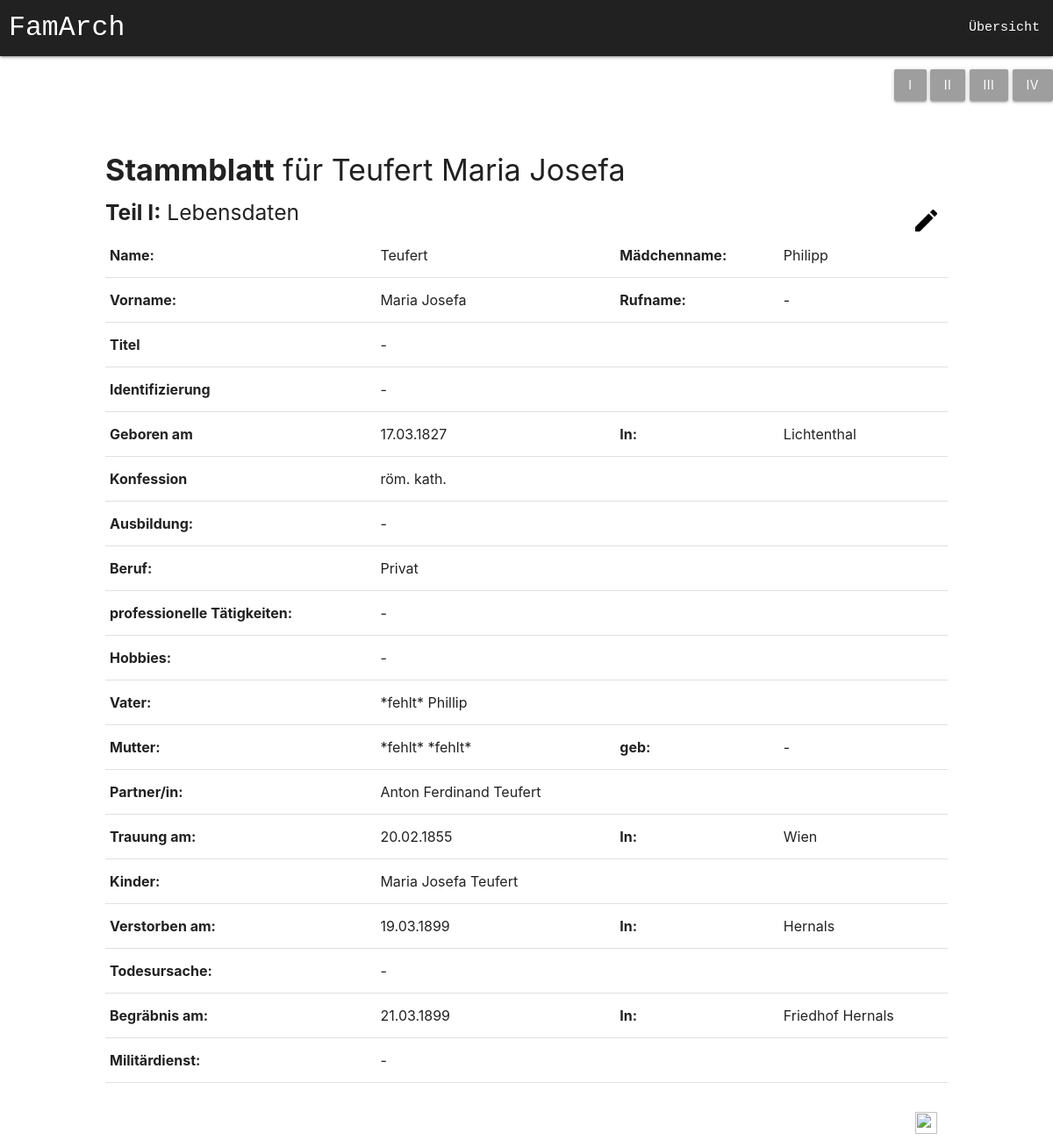
The app's page /nahansicht.php?curPerson=12 with its own data.
### tables this page shows
CREATE TABLE lebensdaten (
		id INTEGER AUTO_INCREMENT,
		nachname VARCHAR(400),
		vorname VARCHAR(400),
		maedName VARCHAR(400),
		rufname VARCHAR(400),
		titel VARCHAR(200),
		kurzzeichen VARCHAR(500),
		gebDatum VARCHAR(300),
		gebOrt VARCHAR(300),
		konfession VARCHAR(200),
		ausbildung VARCHAR(500),
		berufLaufbahn VARCHAR(200),
		profTaetigkeiten VARCHAR(100),
		hobbies VARCHAR(100),
		vater INTEGER,
		mutter INTEGER,
		gebMutter VARCHAR(200),
		partnerin INTEGER,
		trauDatum VARCHAR(300),
		trauOrt VARCHAR(300),
		kind VARCHAR(500),
		geschwister VARCHAR(500),
		verstorbenAm VARCHAR(300),
		verstorbenIn VARCHAR(300),
		todUrsache VARCHAR(300),
		begraebnisAm VARCHAR(300),
		begraebnisIn VARCHAR(300),
		militaerdienst VARCHAR(400),
		geschlecht VARCHAR(300),
		stammbaum boolean,
		PRIMARY KEY(id),
		FOREIGN KEY (vater) REFERENCES lebensdaten(id),
		FOREIGN KEY (mutter) REFERENCES lebensdaten(id),
		FOREIGN KEY (partnerin) REFERENCES lebensdaten(id)
	);

### nahansicht.php (called while the page is built, shortened)
<?php
include 'open.php';
$curPerson=$_GET['curPerson'];
if(isset($_GET['stammblattnr'])) {
	$stammblattnr=$_GET['stammblattnr'];
}
else {
	$stammblattnr=1;
}
$bearbeiten=false;
$row=$pdo -> query("SELECT * FROM lebensdaten WHERE id=$curPerson");
$person=$row->fetch();
$query=$pdo -> query("SELECT vorname,nachname FROM lebensdaten WHERE id=" . $person['vater']);
try {
	$vater_row = $query->fetch(PDO::FETCH_ASSOC);
	$vater = $vater_row['vorname'] . " " . $vater_row['nachname'];
}catch(Error $e) {
	$vater="";
}
$query=$pdo -> query("SELECT vorname,nachname FROM lebensdaten WHERE id=" . $person['mutter']);
try {
	$mutter_row = $query->fetch(PDO::FETCH_ASSOC);
	$mutter = $mutter_row['vorname'] . " " . $mutter_row['nachname'];
}catch(Error $e) {
	$mutter="";
}
$query=$pdo -> query("SELECT vorname,nachname FROM lebensdaten WHERE id=" . $person['partnerin']);
try {
	$partnerin_row = $query->fetch(PDO::FETCH_ASSOC);
	$partnerin = $partnerin_row['vorname'] . " " . $partnerin_row['nachname'];
}catch(Error $e) {
	$partnerin="";
}
if(isset($_GET['edit']) && $_GET['edit']=='true') {
	$bearbeiten=true;
}
else {
	$bearbeiten=false;
}
	$row=$pdo -> query("SELECT * FROM pMerkmale WHERE id=$curPerson");
	$merkmale=$row->fetch();
if($bearbeiten==true) {
	$personArray=array(
		"nachname" => "<input value=\"" . $person['nachname'] . "\" name=\"nachname\" type=\"text\" class=\"validate\">",
		"maedName" => "<input value=\"" . $person['maedName'] . "\" name=\"maedName\" type=\"text\" class=\"validate\">",
		"vorname" => "<input value=\"" . $person['vorname'] . "\" name=\"vorname\" type=\"text\" class=\"validate\">",
		"rufname" => "<input value=\"" . $person['rufname'] . "\" name=\"rufname\" type=\"text\" class=\"validate\">",
		"titel" => "<input value=\"" . $person['titel'] . "\" name=\"titel\" type=\"text\" class=\"validate\">",
		"kurzzeichen" => "<input value=\"" . $person['kurzzeichen'] . "\" name=\"kurzzeichen\" type=\"text\" class=\"validate\">",
		"gebDatum" => "<input value=\"" . $person['gebDatum'] . "\" name=\"gebDatum\" type=\"text\" class=\"validate\">",
		"gebOrt" => "<input value=\"" . $person['gebOrt'] . "\" name=\"gebOrt\" type=\"text\" class=\"validate\">",
		"konfession" => "<input value=\"" . $person['konfession'] . "\" name=\"konfession\" type=\"text\" class=\"validate\">",
		"ausbildung" => "<input value=\"" . $person['ausbildung'] . "\" name=\"ausbildung\" type=\"text\" class=\"validate\">",
		"berufLaufbahn" => "<input value=\"" . $person['berufLaufbahn'] . "\" name=\"berufLaufbahn\" type=\"text\" class=\"validate\">",
		"profTaetigkeiten" => "<input value=\"" . $person['profTaetigkeiten'] . "\" name=\"profTaetigkeiten\" type=\"text\" class=\"validate\">",
		"hobbies" => "<input value=\"" . $person['hobbies'] . "\" name=\"hobbies\" type=\"text\" class=\"validate\">",
		"vater" => "<div class=\"input-field col s12\">
						  <input type=\"text\" name=\"vater\"  class=\"autocomplete\">
						  <label for=\"demo-auto\">" . $vater . "</label>
						</div>	",
		"mutter" => "<div class=\"input-field col s12\">
						  <input type=\"text\" name=\"mutter\"   class=\"autocomplete\">
						  <label for=\"demo-auto\">" . $mutter . "</label>
						</div>	",
		"gebMutter" => "<input value=\"" . $person['gebMutter'] . "\" name=\"gebMutter\" type=\"text\" class=\"validate\">",
		"partnerin" => "<div class=\"input-field col s12\">
						  <input type=\"text\" name=\"partnerin\" class=\"autocomplete\">
						  <label for=\"demo-auto\">" . $partnerin . "</label>
						</div>	",
		"trauDatum" => "<input value=\"" . $person['trauDatum'] . "\" name=\"trauDatum\" type=\"text\" class=\"validate\">",
		"trauOrt" => "<input value=\"" . $person['trauOrt'] . "\" name=\"trauOrt\" type=\"text\" class=\"validate\">",
		"kind" => "<input value=\"" . $person['kind'] . "\" name=\"kind\" type=\"text\" class=\"validate\">",
		"verstorbenAm" => "<input value=\"" . $person['verstorbenAm'] . "\" name=\"verstorbenAm\" type=\"text\" class=\"validate\">",
		"verstorbenIn" => "<input value=\"" . $person['verstorbenIn'] . "\" name=\"verstorbenIn\" type=\"text\" class=\"validate\">",
		"todUrsache" => "<input value=\"" . $person['todUrsache'] . "\" name=\"todUrsache\" type=\"text\" class=\"validate\">",
		"begraebnisAm" => "<input value=\"" . $person['begraebnisAm'] . "\" name=\"begraebnisAm\" type=\"text\" class=\"validate\">",
		"begraebnisIn" => "<input value=\"" . $person['begraebnisIn'] . "\" name=\"begraebnisIn\" type=\"text\" class=\"validate\">",
		"militaerdienst" => "<input value=\"" . $person['militaerdienst'] . "\" name=\"militaerdienst\" type=\"text\" class=\"validate\">",
	);
	$merkmaleArray=array(
		"charMerkmale" => "<div class=\"row\">
      				<div class=\"row\">
        				<div class=\"input-field col s12\">
          					<textarea id=\"charMerkmale\" name=\"charMerkmale\" class=\"materialize-textarea\">" . $merkmale['charMerkmale'] . "</textarea>
      					 </div>
      				</div>
  			</div>",
		"faehigkeiten" => "<div class=\"row\">
      				<div class=\"row\">
        				<div class=\"input-field col s12\">
          					<textarea id=\"faehigkeiten\" name=\"faehigkeiten\" class=\"materialize-textarea\">" . $merkmale['faehigkeiten'] . "</textarea>
      					 </div>
      				</div>
  			</div>",
		"besonSituation" => "<div class=\"row\">
      				<div class=\"row\">
        				<div class=\"input-field col s12\">
          					<textarea id=\"besonSituation\"  name=\"besonSituation\" class=\"materialize-textarea\">" . $merkmale['besonSituation'] . "</textarea>
      					 </div>
      				</div>
  			</div>",
		"fuegungen" => "<div class=\"row\">
      				<div class=\"row\">
        				<div class=\"input-field col s12\">
          					<textarea id=\"fuegungen\" name=\"fuegungen\" class=\"materialize-textarea\">" . $merkmale['fuegungen'] . "</textarea>
         					 <label for=\"textarea1\"></label>
      					 </div>
      				</div>
  			</div>",
		"kommentare" => "<div class=\"row\">
      				<div class=\"row\">
        				<div class=\"input-field col s12\">
          					<textarea id=\"kommentare\" name=\"kommentare\" class=\"materialize-textarea\">" . $merkmale['kommentare'] . "</textarea>
      					 </div>
      				</div>
  			</div>",
	);
}
else {
	$personArray=array(
		"nachname" => $person['nachname'],
		"maedName" => $person['maedName'],
		"vorname" => $person['vorname'],
		"rufname" => $person['rufname'],
		"titel" => $person['titel'],
		"kurzzeichen" => $person['kurzzeichen'],
		"gebDatum" => $person['gebDatum'],
		"gebOrt" => $person['gebOrt'],
		"konfession" => $person['konfession'],
		"ausbildung" => $person['ausbildung'],
		"berufLaufbahn" => $person['berufLaufbahn'],
		"profTaetigkeiten" => $person['profTaetigkeiten'],
		"hobbies" => $person['hobbies'],
		"vater" => $vater,
		"mutter" => $mutter,
		"gebMutter" => $person['gebMutter'],
		"partnerin" => $partnerin,
		"trauDatum" => $person['trauDatum'],
		"trauOrt" => $person['trauOrt'],
		"kind" => $person['kind'],
		"verstorbenAm" => $person['verstorbenAm'],
		"verstorbenIn" => $person['verstorbenIn'],
		"todUrsache" => $person['todUrsache'],
		"begraebnisAm" => $person['begraebnisAm'],
		"begraebnisIn" => $person['begraebnisIn'],
		"militaerdienst" => $person['militaerdienst'],
	);
}
if($stammblattnr == 1) {
	$sb_nr = "I";
}
include 'nahansicht-gui_' . $sb_nr . '.php';
?>

### open.php (called while the page is built, shortened)
<?php
try	{
	$pdo = new PDO('mysql:host=localhost;dbname=famArch', 'admin', 'admin');
}catch(PDOException $e)	{
	exit("Database connection refused");
}
$allePersonen=$pdo -> query("SELECT * FROM lebensdaten");
?>

### nahansicht-gui_I.php (the view, shortened to what this page needs)
<!doctype html>
<html>
	<head>
	<link type="text/css" rel="stylesheet" href="materialize/css/materialize.min.css" media="screen,projection">
	<link rel="stylesheet" href="style.css">
</head>
<body>
	<nav>
    <div class="nav-wrapper grey darken-4">
		<a href="index.php" class="brand-logo logo">FamArch</a>
    	<ul id="nav-mobile" class="right hide-on-med-and-down">
			<li><a href="uebersicht.php" class="navBar">Übersicht</a></li>
     	</ul>
    </div>
  </nav>
	<p align="right">
		<a href="nahansicht.php?curPerson=<?php echo $curPerson; ?>&stammblattnr=1" class='btn grey' value="0">I</a>
		<a href="nahansicht.php?curPerson=<?php echo $curPerson; ?>&stammblattnr=2" class='btn grey' value="0">II</a>
		<a href="nahansicht.php?curPerson=<?php echo $curPerson; ?>&stammblattnr=3" class='btn grey' value="0">III</a>
		<a href="nahansicht.php?curPerson=<?php echo $curPerson; ?>&stammblattnr=4" class='btn grey' value="0">IV</a>
	</p>
	<br>
	<div class="stammblattHeading">
		<h4 ><b>Stammblatt</b> für <?php echo $person['nachname']?> <?php echo $person['vorname']?></h4>
		<h5><b>Teil I:</b> Lebensdaten
			<?php
			if($bearbeiten==false){
				echo "<a href=\"nahansicht.php?curPerson=" . $curPerson . "&stammblattnr=1&edit=true\" class=\"btn-flat editBtn\" ><img src=\"img/edit.png\" alt=\"Bearbeitung\" class=\"editIcon\"></a>";
			}
			else {
				echo "<button class=\"btn-flat editBtn\" type=\"sumbit\" name=\"saveEdit\" value=\"saveEdit\"><img src=\"img/save.png\" alt=\"Bearbeitung\" class=\"editIcon\"></button>";
			}
			?>
		</h5>
	</div>
	<br>
	<div class="nahansichtGesamtTabelle">
		<table>
			<tbody>
			  <tr>
				<td><b>Name:</b></td>
				<td><?php echo $personArray['nachname']; ?></td>
				<td><b>Mädchenname:</b></td>
				<td><?php echo $personArray['maedName']?></td>
			  </tr>
			  <tr>
				<td><b>Vorname:</b></td>
				<td><?php echo $personArray['vorname']?></td>
				<td><b>Rufname:</b></td>
				<td><?php echo $personArray['rufname']?></td>
			  </tr>
			  <tr>
				<td><b>Titel</b></td>
				<td><?php echo $personArray['titel']?></td>
			  </tr>
			  <tr>
				<td><b>Identifizierung</b></td>
				<td><?php echo $personArray['kurzzeichen']?></td>
			  </tr>
			  <tr>
				<td><b>Geboren am</b></td>
				<td><?php echo $personArray['gebDatum']?></td>
				<td><b>In:</b></td>
				<td><?php echo $personArray['gebOrt']?></td>
			  </tr>
			  <tr>
				<td><b>Konfession</b></td>
				<td><?php echo $personArray['konfession']?></td>
			  </tr>
			  <tr>
				<td><b>Ausbildung:</b></td>
				<td><?php echo $personArray['ausbildung']?></td>
			  </tr>
			  <tr>
				<td><b>Beruf:</b></td>
				<td><?php echo $personArray['berufLaufbahn']?></td>
			  </tr>
			  <tr>
				<td><b>professionelle Tätigkeiten:</b></td>
				<td><?php echo $personArray['profTaetigkeiten']?></td>
			  </tr>
			  <tr>
				<td><b>Hobbies:</b></td>
				<td><?php echo $personArray['hobbies']?></td>
			  </tr>
			  <tr>
				<td><b>Vater:</b></td>
				<td><?php echo $personArray['vater'] ?></td>
			  </tr>
			  <tr>
				<td><b>Mutter:</b></td>
				<td><?php echo $personArray['mutter']?>	</td>
				<td><b>geb:</b></td>
				<td ><?php echo $personArray['gebMutter']?></td>
			  </tr>
			  <tr>
				<td><b>Partner/in:</b></td>
				<td><?php echo $personArray['partnerin']?></td>
			  </tr>
			  <tr>
				<td><b>Trauung am:</b></td>
				<td><?php echo $personArray['trauDatum']?></td>
				<td><b>In:</b></td>
				<td><?php echo $personArray['trauOrt']?></td>
			  </tr>
			  <tr>
				<td><b>Kinder:</b></td>
				<td><?php echo $personArray['kind']?></td>
			  </tr>
			  <tr>
				<td><b>Verstorben am:</b></td>
				<td><?php echo $personArray['verstorbenAm']?></td>
				<td><b>In:</b></td>
				<td><?php echo $personArray['verstorbenIn']?></td>
			  </tr>
			  <tr>
				<td><b>Todesursache:</b></td>
				<td><?php echo $personArray['todUrsache']?></td>
			  </tr>
			  <tr>
				<td><b>Begräbnis am:</b></td>
				<td><?php echo $personArray['begraebnisAm']?></td>
				<td><b>In:</b></td>
				<td><?php echo $personArray['begraebnisIn']?></td>
			  </tr>
			  <tr>
				<td><b>Militärdienst:</b></td>
				<td><?php echo $personArray['militaerdienst']?></td>
			  </tr>
			</tbody>
		  </table>
	</div>
	<br>
	<button class="btn-flat editBtn" onclick="confirmDelete()" type="sumbit" name="delete" value="delete"><img src="img/delete.png" alt="Entfernen" class="editIcon"></button>
</body></html>

### style.css (style rules this page uses)
.stammblattHeading { margin-left:10%; float:left; width:80%; }
.editBtn { position:absolute; right:10%; width: 50px; height: 50px; }
.editIcon { position:absolute; top:10px; left:13px; width: 25px; height: 25px; }
.nahansichtGesamtTabelle { width:80%; margin-left: 10%; }
.navBar { font-family:Consolas, "Andale Mono", "Lucida Console", "Lucida Sans Typewriter", Monaco, "Courier New", "monospace"; }
.logo { margin-left: 10px; font-family:Consolas, "Andale Mono", "Lucida Console", "Lucida Sans Typewriter", Monaco, "Courier New", "monospace"; }

### records on screen
lebensdaten: nachname "Teufert", vorname "Maria Josefa", maedName "Philipp", rufname "-", titel "-", kurzzeichen "-", gebDatum "17.03.1827", gebOrt "Lichtenthal", konfession "röm. kath.", ausbildung "-", berufLaufbahn "Privat", profTaetigkeiten "-", hobbies "-", gebMutter "-", trauDatum "20.02.1855", trauOrt "Wien", kind "Maria Josefa Teufert", verstorbenAm "19.03.1899", verstorbenIn "Hernals", todUrsache "-", begraebnisAm "21.03.1899", begraebnisIn "Friedhof Hernals", militaerdienst "-"

### other values on screen
$personArray['vater'] "*fehlt* Phillip"
$personArray['mutter'] "*fehlt* *fehlt*"
$personArray['partnerin'] "Anton Ferdinand Teufert"
